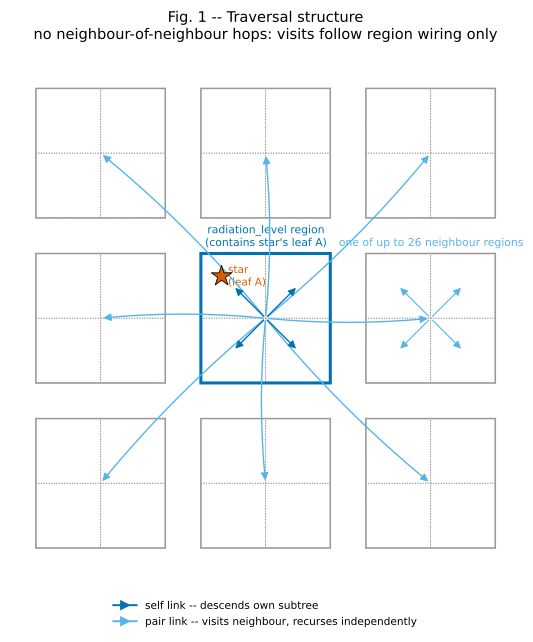

Source code (Python):
"""Figure 1: the region-wiring traversal structure.

Draws a star's leaf cell A inside its ``radiation_level`` region, the self
link descending that region's whole subtree, and the (2D analogue of the)
26 pair links, each descending an independently-wired neighbour region down
to leaves under the per-subtree box prune. See README.md fig1 section for
file:line anchors.
"""

from __future__ import annotations

import matplotlib.lines as mlines
import matplotlib.pyplot as plt

from style import (
    BLACK,
    CANDIDATE_COLOR,
    GRAY,
    STAR_COLOR,
    WIRED_COLOR,
    draw_arrow,
    draw_box,
    new_figure,
    save_figure,
    star_marker,
)

REGION = 2.0  # Side length of one radiation_level region.
LEAF = REGION / 2.0  # 2x2 leaves per region (2D stand-in for an octree).
GAP = 0.55


def _draw_region_with_leaves(ax, x0: float, y0: float, *, highlight: bool):
    """Draw one radiation_level region subdivided into its 2x2 leaves."""
    edge = WIRED_COLOR if highlight else GRAY
    lw = 2.2 if highlight else 1.1
    draw_box(ax, (x0, y0), REGION, REGION, edgecolor=edge, lw=lw, zorder=3)
    for i in range(2):
        for j in range(2):
            draw_box(
                ax,
                (x0 + i * LEAF, y0 + j * LEAF),
                LEAF,
                LEAF,
                edgecolor=GRAY,
                lw=0.7,
                ls=":",
                zorder=2,
            )


def make_figure(output_path: str) -> None:
    """Render and save fig1 (PNG + PDF) to ``output_path`` (no extension)."""
    fig, ax = new_figure((6.6, 7.2))

    centers = [
        (gi, gj, gi * (REGION + GAP), gj * (REGION + GAP))
        for gi in range(3)
        for gj in range(3)
    ]
    mid = (1, 1)
    example = (2, 1)

    for gi, gj, x0, y0 in centers:
        _draw_region_with_leaves(ax, x0, y0, highlight=(gi, gj) == mid)

    cx0, cy0 = REGION + GAP, REGION + GAP  # Center region lower-left.
    ax.text(
        cx0 + REGION / 2,
        cy0 + REGION + 0.08,
        "radiation_level region\n(contains star's leaf A)",
        ha="center",
        va="bottom",
        fontsize=7.8,
        color=WIRED_COLOR,
    )
    ex_x0, ex_y0 = example[0] * (REGION + GAP), example[1] * (REGION + GAP)
    ax.text(
        ex_x0 + REGION / 2,
        ex_y0 + REGION + 0.08,
        "one of up to 26 neighbour regions",
        ha="center",
        va="bottom",
        fontsize=7.8,
        color=CANDIDATE_COLOR,
    )

    star_xy = (cx0 + 0.32 * LEAF, cy0 + 1.65 * LEAF)
    star_marker(ax, star_xy, size=240)
    ax.text(
        star_xy[0] + 0.10,
        star_xy[1],
        "star\n(leaf A)",
        fontsize=7.5,
        color=STAR_COLOR,
        va="center",
    )

    # Self link: descends the WHOLE subtree of the star's own region.
    region_center = (cx0 + REGION / 2, cy0 + REGION / 2)
    for i in range(2):
        for j in range(2):
            leaf_c = (cx0 + (i + 0.5) * LEAF, cy0 + (j + 0.5) * LEAF)
            draw_arrow(ax, region_center, leaf_c, color=WIRED_COLOR, lw=1.0, zorder=4)

    # Pair links: one arrow from the center region to EACH of the other 8
    # region boxes (2D analogue of up to 26 in 3D).
    for gi, gj, x0, y0 in centers:
        if (gi, gj) == mid:
            continue
        ncenter = (x0 + REGION / 2, y0 + REGION / 2)
        draw_arrow(
            ax,
            region_center,
            ncenter,
            color=CANDIDATE_COLOR,
            lw=1.0,
            connectionstyle="arc3,rad=0.05",
            zorder=3,
        )

    # For the example neighbour: show its own independent recursion to leaves.
    ex_center = (ex_x0 + REGION / 2, ex_y0 + REGION / 2)
    for i in range(2):
        for j in range(2):
            leaf_c = (ex_x0 + (i + 0.5) * LEAF, ex_y0 + (j + 0.5) * LEAF)
            draw_arrow(ax, ex_center, leaf_c, color=CANDIDATE_COLOR, lw=0.8, zorder=4)

    legend_handles = [
        mlines.Line2D(
            [],
            [],
            color=WIRED_COLOR,
            marker=">",
            linestyle="-",
            lw=1.4,
            label="self link: descends own subtree",
        ),
        mlines.Line2D(
            [],
            [],
            color=CANDIDATE_COLOR,
            marker=">",
            linestyle="-",
            lw=1.4,
            label="pair link: visits neighbour, recurses independently",
        ),
    ]
    ax.legend(
        handles=legend_handles,
        loc="upper center",
        bbox_to_anchor=(0.5, -0.02),
        fontsize=7.6,
        frameon=False,
        handlelength=2.2,
    )

    ax.set_xlim(-0.4, 3 * (REGION + GAP) - GAP + 0.4)
    ax.set_ylim(-0.5, 3 * (REGION + GAP) - GAP + 0.55)
    ax.set_aspect("equal")
    ax.axis("off")
    ax.set_title(
        "Fig. 1: Traversal structure\n"
        "no neighbour-of-neighbour hops: visits follow region wiring only",
        fontsize=10.5,
        pad=10,
    )

    save_figure(fig, output_path)


if __name__ == "__main__":
    make_figure("fig1_traversal_structure")
